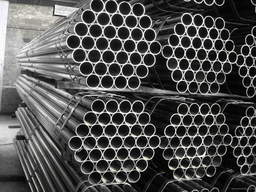
#> input picture samples/img3.png, 256 x 192 px, shrunk from 2048 x 1536 before the run, found by its file name
$ python circle.py
#> lines starting #> are read from the running program, lines starting #| are printed output that depends on the picture
### circle_detect/canny.py
from math import sqrt, atan2, pi
import numpy as np
import cv2

def canny_edge_detector(input_image):
    input_pixels = input_image.load()
    width = input_image.width
    height = input_image.height

    # Transform the image to grayscale
    grayscaled = compute_grayscale(input_pixels, width, height)

    # Blur it to remove noise
    blurred = compute_blur(grayscaled, width, height)

    # Compute the gradient
    gradient, direction = compute_gradient(blurred, width, height)

    # Non-maximum suppression
    filter_out_non_maximum(gradient, direction, width, height)

    # Filter out some edges
    keep = filter_strong_edges(gradient, width, height, 20, 25)

    return keep


def compute_grayscale(input_pixels, width, height):
    grayscale = np.empty((width, height))
    for x in range(width):
        for y in range(height):
            pixel = input_pixels[x, y]
            grayscale[x, y] = (pixel[0] + pixel[1] + pixel[2]) / 3
    return grayscale


def compute_blur(input_pixels, width, height):
    # Keep coordinate inside image
    clip = lambda x, l, u: l if x < l else u if x > u else x

    # Gaussian kernel
    kernel = np.array([
        [1 / 256,  4 / 256,  6 / 256,  4 / 256, 1 / 256],
        [4 / 256, 16 / 256, 24 / 256, 16 / 256, 4 / 256],
        [6 / 256, 24 / 256, 36 / 256, 24 / 256, 6 / 256],
        [4 / 256, 16 / 256, 24 / 256, 16 / 256, 4 / 256],
        [1 / 256,  4 / 256,  6 / 256,  4 / 256, 1 / 256]
    ])

    # Middle of the kernel
    offset = len(kernel) // 2

    # Compute the blurred image
    blurred = np.empty((width, height))
    for x in range(width):
        for y in range(height):
            acc = 0
            for a in range(len(kernel)):
                for b in range(len(kernel)):
                    xn = clip(x + a - offset, 0, width - 1)
                    yn = clip(y + b - offset, 0, height - 1)
                    acc += input_pixels[xn, yn] * kernel[a, b]
            blurred[x, y] = int(acc)
    return blurred


def compute_gradient(input_pixels, width, height):
    gradient = np.zeros((width, height))
    direction = np.zeros((width, height))
    for x in range(width):
        for y in range(height):
            if 0 < x < width - 1 and 0 < y < height - 1:
                magx = input_pixels[x + 1, y] - input_pixels[x - 1, y]
                magy = input_pixels[x, y + 1] - input_pixels[x, y - 1]
                gradient[x, y] = sqrt(magx**2 + magy**2)
                direction[x, y] = atan2(magy, magx)
    return gradient, direction


def filter_out_non_maximum(gradient, direction, width, height):
    for x in range(1, width - 1):
        for y in range(1, height - 1):
            angle = direction[x, y] if direction[x, y] >= 0 else direction[x, y] + pi
            rangle = round(angle / (pi / 4))
            mag = gradient[x, y]
            if ((rangle == 0 or rangle == 4) and (gradient[x - 1, y] > mag or gradient[x + 1, y] > mag)
                    or (rangle == 1 and (gradient[x - 1, y - 1] > mag or gradient[x + 1, y + 1] > mag))
                    or (rangle == 2 and (gradient[x, y - 1] > mag or gradient[x, y + 1] > mag))
                    or (rangle == 3 and (gradient[x + 1, y - 1] > mag or gradient[x - 1, y + 1] > mag))):
                gradient[x, y] = 0


def filter_strong_edges(gradient, width, height, low, high):
    # Keep strong edges
    keep = set()
    for x in range(width):
        for y in range(height):
            if gradient[x, y] > high:
                keep.add((x, y))

    # Keep weak edges next to a pixel to keep
    lastiter = keep
    while lastiter:
        newkeep = set()
        for x, y in lastiter:
            for a, b in ((-1, -1), (-1, 0), (-1, 1), (0, -1), (0, 1), (1, -1), (1, 0), (1, 1)):
                if gradient[x + a, y + b] > low and (x+a, y+b) not in keep:
                    newkeep.add((x+a, y+b))
        keep.update(newkeep)
        lastiter = newkeep

    return list(keep)


# [8 lines that do not run on import are left out]

### circle_detect/circle.py
from PIL import Image, ImageDraw
from math import sqrt, pi, cos, sin
from canny import canny_edge_detector
from collections import defaultdict

# Load image:
input_image = Image.open("../../CCT_PYTHON/samples/img3.png")
#> input_image is the input picture: PIL image 256x192 RGBA; mean R, G, B, A 80.4, 80.4, 79.7, 255

# Output image:
output_image = Image.new("RGB", input_image.size)
#> output_image: PIL image 256x192 RGB; every value is 0
output_image.paste(input_image)
draw_result = ImageDraw.Draw(output_image)

# Find circles
rmin = 10
rmax = 30
steps = 80
threshold = 0.4

points = []
for r in range(rmin, rmax + 1):
    for t in range(steps):
        points.append((r, int(r * cos(2 * pi * t / steps)), int(r * sin(2 * pi * t / steps))))

acc = defaultdict(int)
for x, y in canny_edge_detector(input_image):
#> in canny_edge_detector, `width = input_image.width`: width = 256
#> in canny_edge_detector, `height = input_image.height`: height = 192
#> in canny_edge_detector, `grayscaled = compute_grayscale(input_pixels, width, height)`:
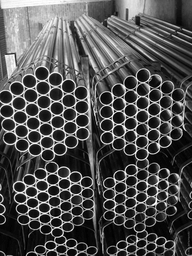
#> grayscaled: shape (256, 192) float64; min 0, max 255, mean 80.1
#> in compute_blur, `offset = len(kernel) // 2`: offset = 2
#> in canny_edge_detector, `blurred = compute_blur(grayscaled, width, height)`:
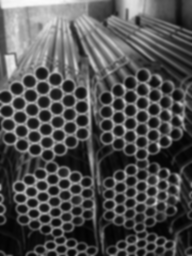
#> blurred: shape (256, 192) float64; min 3, max 251, mean 79.6
#> in canny_edge_detector, `gradient, direction = compute_gradient(blurred, width, height)`:
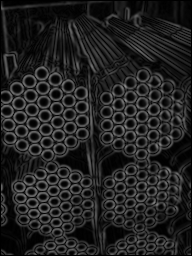
#> gradient: shape (256, 192) float64; min 0, max 140.1, mean 34
#> in canny_edge_detector, `gradient, direction = compute_gradient(blurred, width, height)`:
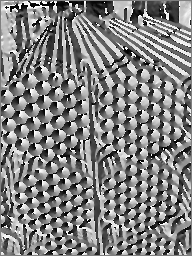
#> direction: shape (256, 192) float64; min -3.13, max 3.14, mean 0.0737; drawn with min black and max white
#> in filter_strong_edges, `keep = set()`: keep = 0 items
#> in filter_strong_edges, `lastiter = keep`: lastiter = 12083 items
#> in canny_edge_detector, `keep = filter_strong_edges(gradient, width, height, 20, 25)`: keep = 12904 items
    for r, dx, dy in points:
        a = x - dx
        b = y - dy
        acc[(a, b, r)] += 1
#> this loop made 12904 passes
#> after the loop, acc = 1358239 items

circles = []
#> circles = []
for k, v in sorted(acc.items(), key=lambda i: -i[1]):
    x, y, r = k
    if v / steps >= threshold and all((x - xc) ** 2 + (y - yc) ** 2 > rc ** 2 for xc, yc, rc in circles):
        print(v / steps, x, y, r)
        circles.append((x, y, r))
#> this loop made 1358239 passes
#> (v, x, y, r) on passes 1 to 3: (49, 54, 104, 13), (49, 184, 175, 10), (47, 58, 112, 13)
#| 0.6125 54 104 13
#| 0.6125 184 175 10
#| 0.5875 223 48 10
#| 0.5875 130 172 12
#| 0.5875 197 133 10
#| 0.575 76 142 10
#| 0.575 71 130 10
#| 0.575 217 58 10
#> (further printed lines are left out)
#> after the loop, circles = 132 items, first 6: (54, 104, 13), (184, 175, 10), (223, 48, 10), (130, 172, 12), (197, 133, 10), (76, 142, 10)

for x, y, r in circles:
    draw_result.ellipse((x-r, y-r, x+r, y+r), outline=(255,0,0,0))
#> this loop made 132 passes
#> (x, y, r) on passes 1 to 12: (54, 104, 13), (184, 175, 10), (223, 48, 10), (130, 172, 12), (197, 133, 10), (76, 142, 10), (71, 130, 10), (217, 58, 10), (82, 153, 10), (96, 145, 13), (88, 165, 10), (117, 167, 21)

# Save output image
output_image.save("result.png")
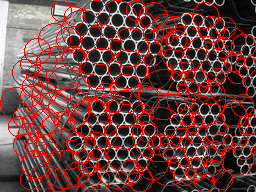
#> saved as result.png: PIL image 256x192 RGB; mean R, G, B 112.2, 64.9, 64.4
